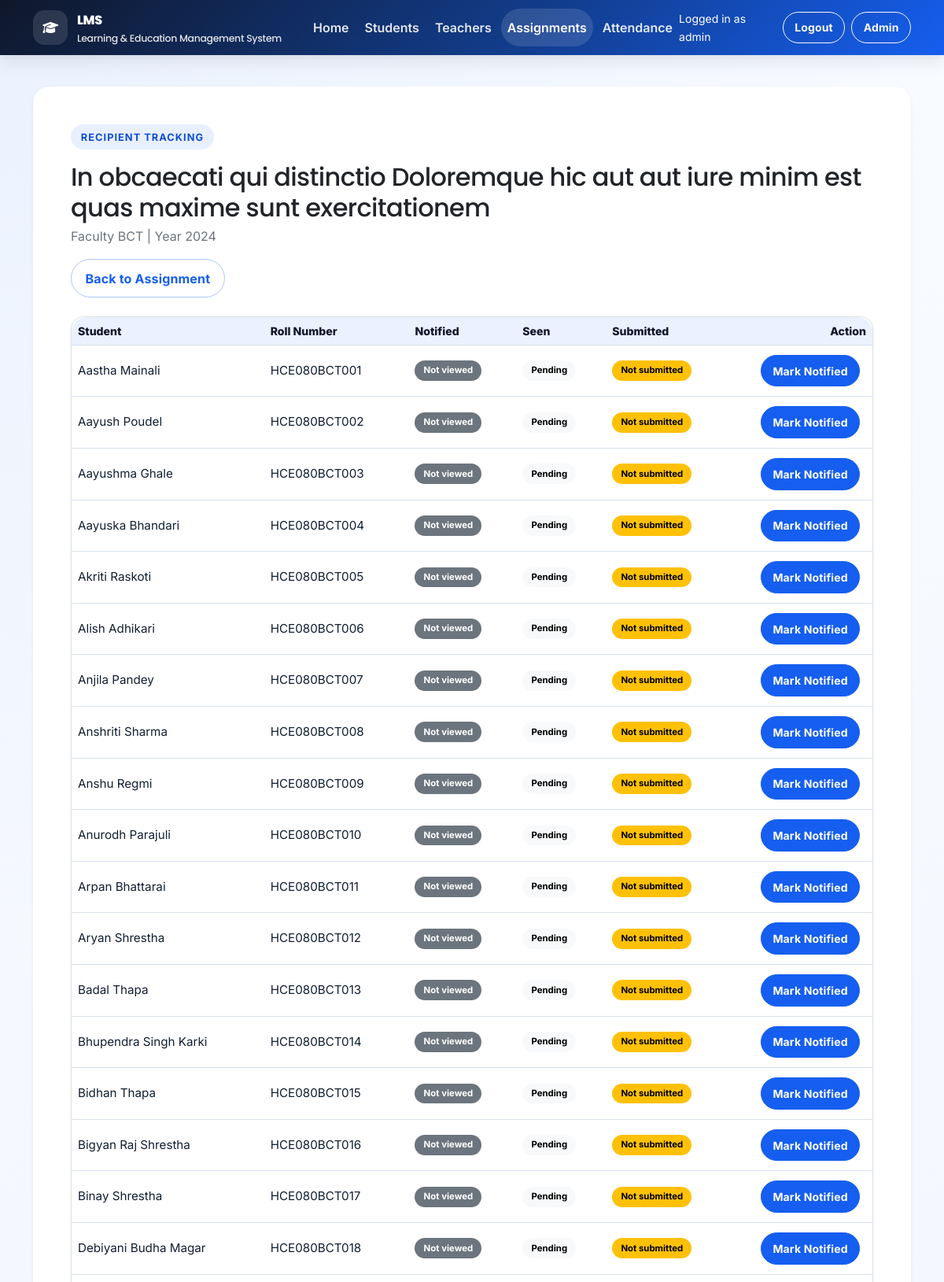
Page /assignments/3/roster/ (signed in, upper part) on the committed database.
### assignment/models.py (models this page shows, shortened)
class Assignment(models.Model):
    title = models.CharField(max_length=200)
    description = models.TextField(null=True, blank=True, default=None)
    subject = models.ForeignKey(
        Subject,
        on_delete=models.SET_NULL,
        null=True,
        blank=True,
        default=None,
        related_name='assignments',
    )
    faculty = models.ForeignKey(
        Faculty,
        on_delete=models.SET_NULL,
        null=True,
        blank=True,
        default=None,
        related_name='assignments',
    )
    enrollment_batch = models.ForeignKey(
        EnrollmentYear,
        on_delete=models.SET_NULL,
        null=True,
        blank=True,
        default=None,
        related_name='assignments',
    )
    teacher = models.ForeignKey(
        Teacher,
        on_delete=models.SET_NULL,
        null=True,
        blank=True,
        default=None,
        related_name='assignments',
    )
    attachment = models.FileField(upload_to='assignment_files/', null=True, blank=True, default=None)
    due_date = models.DateField(null=True, blank=True, default=None)
    created_at = models.DateTimeField(auto_now_add=True)

class AssignmentRecipient(models.Model):
    assignment = models.ForeignKey(
        Assignment,
        on_delete=models.CASCADE,
        related_name='recipients',
    )
    student = models.ForeignKey(
        'student.Student',
        on_delete=models.CASCADE,
        related_name='assignment_recipients',
    )
    is_notified = models.BooleanField(default=False)
    notified_at = models.DateTimeField(null=True, blank=True, default=None)
    is_seen = models.BooleanField(default=False)
    seen_at = models.DateTimeField(null=True, blank=True, default=None)
    is_submitted = models.BooleanField(default=False)
    submitted_at = models.DateTimeField(null=True, blank=True, default=None)
    submission_file = models.FileField(
        upload_to='assignment_submissions/',
        null=True,
        blank=True,
        default=None,
    )
    class Meta:
        unique_together = ('assignment', 'student')

### student/models.py (models this page shows, shortened)
class Faculty(models.Model):
    name = models.CharField(max_length=150, unique=True)
    objects = FacultyManager()
    def __str__(self):
        return self.name

class EnrollmentYear(models.Model):
    year = models.PositiveIntegerField(unique=True)
    def __str__(self):
        return str(self.year)

class Student(models.Model):
    user = models.OneToOneField(
        User,
        on_delete=models.CASCADE,
        null=True,
        blank=True,
        default=None,
        related_name='student_profile',
    )
    name = models.CharField(max_length=100)
    roll_number = models.CharField(
        max_length=20, unique=True, null=True, blank=True, default=None
    )
    enrollment_batch = models.ForeignKey(
        EnrollmentYear,
        on_delete=models.SET_NULL,
        null=True,
        blank=True,
        default=None,
        related_name='students',
    )
    faculty = models.ForeignKey(
        Faculty,
        on_delete=models.SET_NULL,
        null=True,
        blank=True,
        default=None,
        related_name='students',
    )
    age = models.IntegerField(null=True, blank=True, default=None)
    email = models.EmailField(unique=True, null=True, blank=True, default=None)
    dp = models.ImageField(upload_to='student_dp/', null=True, blank=True, default=None)
    address = models.TextField(null=True, blank=True, default=None)
    enrollment_date = models.DateField(auto_now_add=True)
    is_first_login = models.BooleanField(default=True)

### assignment/views.py (the view, shortened to what this page needs)
# urls.py: path('<int:pk>/roster/', AssignmentRosterView.as_view(), name='assignment-roster'),
class AssignmentRosterView(LoginRequiredMixin, RoleFilteredAssignmentQuerysetMixin, DetailView):
    model = Assignment
    template_name = 'assignment/assignment_roster.html'
    context_object_name = 'assignment'
    def get_queryset(self):
        queryset = self.get_role_filtered_queryset().select_related('faculty', 'enrollment_batch')
        user = self.request.user
        if user.is_superuser or user.is_staff:
            return queryset
    def dispatch(self, request, *args, **kwargs):
        self.object = self.get_object()
        if not (request.user.is_superuser or request.user.is_staff or hasattr(request.user, 'teacher_profile')):
            return access_denied_response(request, 'Only teachers and admins can view assignment rosters.')
        self.ensure_recipients_exist()
        if request.method == 'POST':
            return self.handle_post(request)
        return super().dispatch(request, *args, **kwargs)
    def ensure_recipients_exist(self):
        seed_assignment_recipients(self.object)
    def get_context_data(self, **kwargs):
        context = super().get_context_data(**kwargs)
        context['recipients'] = self.object.recipients.select_related('student').order_by('student__name')
        context['matching_students'] = Student.objects.filter(
            faculty=self.object.faculty,
            enrollment_batch=self.object.enrollment_batch,
        ).order_by('name') if self.object.faculty and self.object.enrollment_batch else Student.objects.none()
        return context

### assignment/views.py (called while the page is built, shortened)
def seed_assignment_recipients(assignment):
    if not assignment.faculty or not assignment.enrollment_batch:
        return
    students = Student.objects.filter(
        faculty=assignment.faculty,
        enrollment_batch=assignment.enrollment_batch,
    )
    for student in students:
        AssignmentRecipient.objects.get_or_create(
            assignment=assignment,
            student=student,
        )

    def get_base_queryset(self):
        return Assignment.objects.select_related(
            'subject', 'teacher', 'faculty', 'enrollment_batch'
        ).prefetch_related('recipients__student')

    def get_role_filtered_queryset(self):
        queryset = self.get_base_queryset()
        user = self.request.user
        if user.is_superuser or user.is_staff:
            return queryset

### LMS/templates/assignment/assignment_roster.html (shortened to what this page needs)
{% extends 'base.html' %}
{% block content %}
<section class="container py-4">
	<div class="card shadow-sm border-0 overflow-hidden">
		<div class="card-body p-4 p-lg-5">
			<div class="d-flex flex-wrap justify-content-between align-items-start gap-3 mb-4">
				<div>
					<span class="eyebrow">Recipient tracking</span>
					<h1 class="h2 mb-1">{{ assignment.title }}</h1>
					<p class="text-secondary mb-0">
						Faculty {{ assignment.faculty|default:"-" }} | Year {{ assignment.enrollment_batch|default:"-" }}
					</p>
				</div>
				<div class="d-flex flex-wrap gap-2">
					<a class="btn btn-outline-primary" href="{% url 'assignment:assignment-detail' assignment.pk %}">Back to Assignment</a>
				</div>
			</div>
			{% if recipients %}
				<div class="table-responsive shadow-sm rounded-4 overflow-hidden bg-white border">
					<table class="table table-compact align-middle mb-0">
						<thead class="table-light">
							<tr>
								<th>Student</th>
								<th>Roll Number</th>
								<th>Notified</th>
								<th>Seen</th>
								<th>Submitted</th>
								<th class="text-end">Action</th>
							</tr>
						</thead>
						<tbody>
							{% for recipient in recipients %}
								<tr>
									<td>{{ recipient.student.name }}</td>
									<td>{{ recipient.student.roll_number|default:"-" }}</td>
									<td>
										{% if recipient.is_notified %}
											<span class="badge text-bg-success">Notified</span>
										{% else %}
											<span class="badge text-bg-secondary">Not viewed</span>
										{% endif %}
									</td>
									<td>
										{% if recipient.is_seen %}
											<span class="badge text-bg-primary">Seen</span>
										{% else %}
											<span class="badge text-bg-light">Pending</span>
										{% endif %}
									</td>
									<td>
										{% if recipient.is_submitted %}
											<span class="badge text-bg-success">Submitted</span>
										{% else %}
											<span class="badge text-bg-warning">Not submitted</span>
										{% endif %}
									</td>
									<td class="text-end">
										<form method="post" class="d-inline" data-loading-submit>
											{% if recipient.is_notified %}
												<button class="btn btn-sm btn-outline-success" type="button" disabled>Notified</button>
											{% else %}
												<button class="btn btn-sm btn-primary" type="submit">Mark Notified</button>
											{% endif %}
										</form>
									</td>
								</tr>
							{% endfor %}
						</tbody>
					</table>
				</div>
			{% endif %}
		</div>
	</div>
</section>
{% endblock %}

### LMS/templates/base.html (shortened to what this page needs)
<!DOCTYPE html>
<html lang="en">
<head>
	{% load static %}
	<link href="https://cdn.jsdelivr.net/npm/bootstrap@5.3.7/dist/css/bootstrap.min.css" rel="stylesheet"
>
	<link rel="stylesheet" href="https://cdn.jsdelivr.net/npm/bootstrap-icons@1.11.3/font/bootstrap-icons.min.css">
	<link rel="stylesheet" href="https://cdnjs.cloudflare.com/ajax/libs/font-awesome/6.7.2/css/all.min.css"
 />
	<link rel="stylesheet" href="{% static 'css/styles.css' %}">
	<link rel="stylesheet" href="{% static 'css/lms-overrides.css' %}">
</head>
<body class="d-flex flex-column min-vh-100">
	<header class="site-header">
		<nav class="navbar navbar-expand-lg navbar-dark">
			<div class="container">
				<a class="navbar-brand" href="{% url 'home' %}" aria-label="LMS home">
					<span class="brand-icon" aria-hidden="true"><i class="fa-solid fa-graduation-cap"></i></span>
					<span class="brand-copy">
						<span class="brand-title">LMS</span>
						<span class="brand-subtitle">Learning & Education Management System</span>
					</span>
				</a>
				<div class="collapse navbar-collapse" id="primaryNav">
					{% with current_url_name=request.resolver_match.url_name current_namespace=request.resolver_match.namespace %}
					<ul class="navbar-nav me-auto mb-2 mb-lg-0 gap-lg-1">
						<li class="nav-item">
							<a class="nav-link {% if current_url_name == 'home' and not current_namespace %}active{% endif %}" href="{% url 'home' %}"
								{% if current_url_name == 'home' and not current_namespace %}aria-current="page"{% endif %}>Home</a>
						</li>
						<li class="nav-item">
							<a class="nav-link {% if current_namespace == 'student' %}active{% endif %}"
								href="{% url 'student:student-list' %}"
								{% if current_namespace == 'student' %}aria-current="page"{% endif %}>Students</a>
						</li>
						<li class="nav-item">
							<a class="nav-link {% if current_namespace == 'teacher' %}active{% endif %}"
								href="{% url 'teacher:teacher-list' %}"
								{% if current_namespace == 'teacher' %}aria-current="page"{% endif %}>Teachers</a>
						</li>
						<li class="nav-item">
							<a class="nav-link {% if current_namespace == 'assignment' %}active{% endif %}"
								href="{% url 'assignment:assignment-list' %}"
								{% if current_namespace == 'assignment' %}aria-current="page"{% endif %}>Assignments</a>
						</li>
						<li class="nav-item">
							<a class="nav-link {% if current_namespace == 'attendance' %}active{% endif %}"
								href="{% url 'attendance:attendance-list' %}"
								{% if current_namespace == 'attendance' %}aria-current="page"{% endif %}>Attendance</a>
						</li>
					</ul>
					{% endwith %}
					<ul class="navbar-nav ms-auto align-items-lg-center gap-lg-2">
						{% if request.user.is_authenticated %}
						<li class="nav-item text-white small me-lg-2">
							Logged in as {{ current_user_display_name }}
						</li>
						<li class="nav-item">
							<form method="post" action="{% url 'logout' %}" class="d-inline">
								<button type="submit" class="btn btn-outline-light btn-sm">Logout</button>
							</form>
						</li>
						{% else %}
						<li class="nav-item">
							<a class="btn btn-outline-light btn-sm" href="{% url 'login' %}">Login</a>
						</li>
						{% endif %}
						{% if request.user.is_staff or request.user.is_superuser %}
						<li class="nav-item">
							<a class="btn btn-outline-light btn-sm" href="{% url 'admin:index' %}">Admin</a>
						</li>
						{% endif %}
					</ul>
				</div>
			</div>
		</nav>
	</header>
	<main id="main-content" class="flex-grow-1">
		<div class="container pt-3">
		</div>
		{% block content %}{% endblock %}
	</main>
</body>
</html>

### static/css/lms-overrides.css (style rules this page uses)
.eyebrow { display: inline-flex; align-items: center; gap: 0.5rem; padding: 0.35rem 0.8rem; margin-bottom: 1rem; border-radius: 999px; font-size: 0.8rem; font-weight: 700; letter-spacing: 0.08em; text-transform: uppercase; background: var(--color-primary-soft); color: var(--color-primary-hover); }
.table-responsive, .bg-white, .bg-light { box-shadow: var(--shadow-md); }
.table-compact th, .table-compact td { white-space: normal; word-break: break-word; line-height: 1.35; font-size: 0.95rem; }
.table-compact td, .table-compact th { vertical-align: top; }
.table td.text-end, .table th.text-end { min-width: 170px; }

### rows in the picture
Assignment: title "In obcaecati qui distinctio Doloremque hic aut aut iure minim est quas maxime sunt exercitationem", faculty "BCT", enrollment_batch "2024"
AssignmentRecipient: student.name "Aastha Mainali", student.roll_number "HCE080BCT001", is_notified "Not viewed", is_seen "Pending", is_submitted "Not submitted"
AssignmentRecipient: student.name "Aayush Poudel", student.roll_number "HCE080BCT002", is_notified "Not viewed", is_seen "Pending", is_submitted "Not submitted"
AssignmentRecipient: student.name "Aayushma Ghale", student.roll_number "HCE080BCT003", is_notified "Not viewed", is_seen "Pending", is_submitted "Not submitted"
AssignmentRecipient: student.name "Aayuska Bhandari", student.roll_number "HCE080BCT004", is_notified "Not viewed", is_seen "Pending", is_submitted "Not submitted"
AssignmentRecipient: student.name "Akriti Raskoti", student.roll_number "HCE080BCT005", is_notified "Not viewed", is_seen "Pending", is_submitted "Not submitted"
AssignmentRecipient: student.name "Alish Adhikari", student.roll_number "HCE080BCT006", is_notified "Not viewed", is_seen "Pending", is_submitted "Not submitted"
AssignmentRecipient: student.name "Anjila Pandey", student.roll_number "HCE080BCT007", is_notified "Not viewed", is_seen "Pending", is_submitted "Not submitted"
AssignmentRecipient: student.name "Anshriti Sharma", student.roll_number "HCE080BCT008", is_notified "Not viewed", is_seen "Pending", is_submitted "Not submitted"
AssignmentRecipient: student.name "Anshu Regmi", student.roll_number "HCE080BCT009", is_notified "Not viewed", is_seen "Pending", is_submitted "Not submitted"
AssignmentRecipient: student.name "Anurodh Parajuli", student.roll_number "HCE080BCT010", is_notified "Not viewed", is_seen "Pending", is_submitted "Not submitted"
AssignmentRecipient: student.name "Arpan Bhattarai", student.roll_number "HCE080BCT011", is_notified "Not viewed", is_seen "Pending", is_submitted "Not submitted"
AssignmentRecipient: student.name "Aryan Shrestha", student.roll_number "HCE080BCT012", is_notified "Not viewed", is_seen "Pending", is_submitted "Not submitted"
AssignmentRecipient: student.name "Badal Thapa", student.roll_number "HCE080BCT013", is_notified "Not viewed", is_seen "Pending", is_submitted "Not submitted"
AssignmentRecipient: student.name "Bhupendra Singh Karki", student.roll_number "HCE080BCT014", is_notified "Not viewed", is_seen "Pending", is_submitted "Not submitted"
AssignmentRecipient: student.name "Bidhan Thapa", student.roll_number "HCE080BCT015", is_notified "Not viewed", is_seen "Pending", is_submitted "Not submitted"
AssignmentRecipient: student.name "Bigyan Raj Shrestha", student.roll_number "HCE080BCT016", is_notified "Not viewed", is_seen "Pending", is_submitted "Not submitted"
AssignmentRecipient: student.name "Binay Shrestha", student.roll_number "HCE080BCT017", is_notified "Not viewed", is_seen "Pending", is_submitted "Not submitted"
AssignmentRecipient: student.name "Debiyani Budha Magar", student.roll_number "HCE080BCT018", is_notified "Not viewed", is_seen "Pending", is_submitted "Not submitted"

### other values in the picture
{{ current_user_display_name }} "admin"
